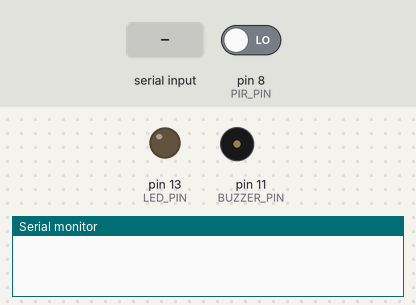
A sketch run on a simulated Arduino Uno, built with avr-gcc and run on an emulated ATmega328P. Shown: output pins drawn as LEDs (lit = HIGH), buzzer (waves = sounding), the last lines printed to the serial monitor. The test bench sets the inputs (shaded band); at power-on: pin 8 (PIR_PIN) LOW.

Above: at 1.2 s.
1.3 s: pin 8 (PIR_PIN) driven HIGH
At 2.2 s:
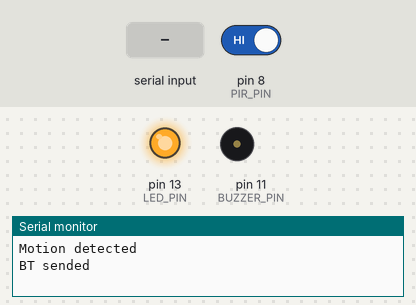
2.8 s: "2" received over the second serial link
At 3.3 s:
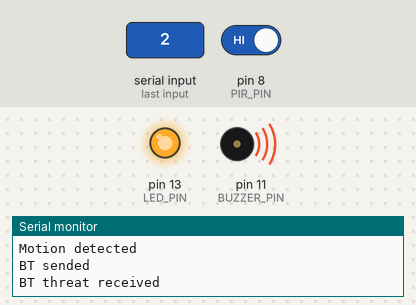
5.3 s: pin 8 (PIR_PIN) driven LOW
At 6.4 s:
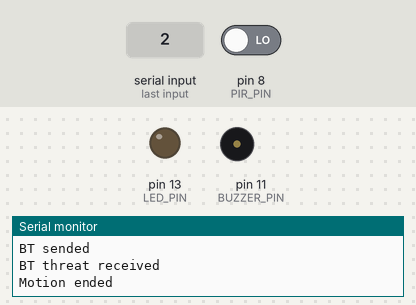
Timing chart, 0 to 8.3 s (numbered marks = the images above; inputs shaded):
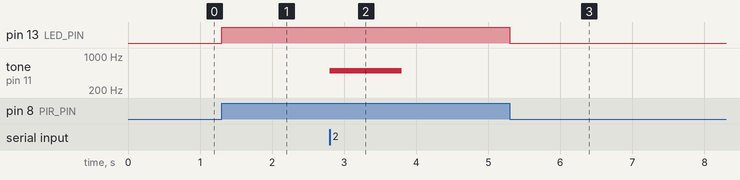

The sketch:

FW.ino
```cpp
#include <SoftwareSerial.h>
#define LED_PIN 13  //LED output
#define BUZZER_PIN 11 //Buzzer output
#define PIR_PIN 8   //PIR input
#define SIGNAL_SEND '1' //BT Signal out
#define SIGNAL_RECV '1' //BT Signal in
#define SIGNAL_TREAT '2' //BT Signal threat

SoftwareSerial BTSerial(3, 2); //BT tx,rx

int pirState = LOW; // PIR default
int detectFlag = LOW; // Signal 입력값
char btFlag = '0';
unsigned long startTime, endTime; //Time out설정을 위한 값

void setup()
{
    BTSerial.begin(9600);
    pinMode(LED_PIN, OUTPUT);
    pinMode(PIR_PIN, INPUT);

    Serial.begin(9600);
}

void loop()
{
    detectFlag = digitalRead(PIR_PIN); // 센서값 읽기
    if (detectFlag == HIGH)  //적외선 감지
    {
        digitalWrite(LED_PIN, HIGH); // LED ON
        if (pirState == LOW)
        {
            // 시리얼모니터에 메시지 출력
            Serial.println("Motion detected");
            pirState = HIGH;
            BTSerial.write(SIGNAL_SEND);
            Serial.println("BT sended");
            startTime = micros();
            while(true)
            {
              endTime = micros();
              btFlag = BTSerial.read();
              if(btFlag == SIGNAL_RECV) //처리 완료 신호 수신
              {
                Serial.println("BT received");
                break;
              }
              if(btFlag == SIGNAL_TREAT) //위협으로 판단 신호 수신
              {
                Serial.println("BT threat received");
                tone(BUZZER_PIN, 500, 1000);
                break;
              }
              if(endTime - startTime > 30000000) //30초후 Time out
              {
                Serial.println("Time out");
                break;
              }
            }
        }
    }
    else
    {
        digitalWrite(LED_PIN, LOW); // LED OFF
        if (pirState == HIGH)
        {
            // 시리얼모니터에 메시지 출력
            Serial.println("Motion ended");
            pirState = LOW;
        }
    }
}
```

Measured:
- after the input at 1.3 s, pin 13 (LED_PIN): LOW → HIGH at once
- after the input at 2.8 s, tone on pin 11 (BUZZER_PIN): silent → 500 Hz at once, → silent 1.0 s later
- after the input at 5.3 s, pin 13 (LED_PIN): HIGH → LOW at once
